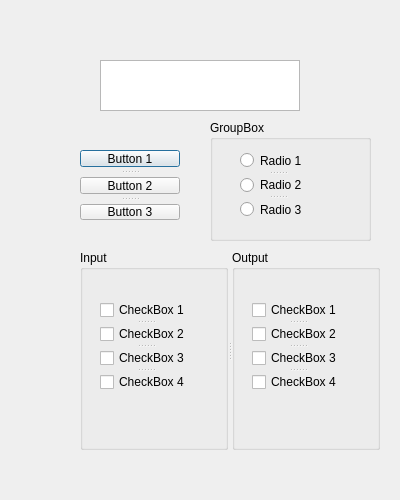
<?xml version="1.0" encoding="UTF-8"?>
<ui version="4.0">
 <class>Dialog</class>
 <widget class="QDialog" name="Dialog">
  <property name="geometry">
   <rect>
    <x>0</x>
    <y>0</y>
    <width>400</width>
    <height>500</height>
   </rect>
  </property>
  <property name="windowTitle">
   <string>Dialog</string>
  </property>
  <widget class="QTextEdit" name="textEdit">
   <property name="enabled">
    <bool>true</bool>
   </property>
   <property name="geometry">
    <rect>
     <x>100</x>
     <y>60</y>
     <width>200</width>
     <height>51</height>
    </rect>
   </property>
   <property name="html">
    <string>&lt;!DOCTYPE HTML PUBLIC &quot;-//W3C//DTD HTML 4.0//EN&quot; &quot;http://www.w3.org/TR/REC-html40/strict.dtd&quot;&gt;
&lt;html&gt;&lt;head&gt;&lt;meta name=&quot;qrichtext&quot; content=&quot;1&quot; /&gt;&lt;style type=&quot;text/css&quot;&gt;
p, li { white-space: pre-wrap; }
&lt;/style&gt;&lt;/head&gt;&lt;body style=&quot; font-family:'Ubuntu'; font-size:11pt; font-weight:400; font-style:normal;&quot;&gt;
&lt;p align=&quot;center&quot; style=&quot;-qt-paragraph-type:empty; margin-top:0px; margin-bottom:0px; margin-left:0px; margin-right:0px; -qt-block-indent:0; text-indent:0px;&quot;&gt;&lt;br /&gt;&lt;/p&gt;&lt;/body&gt;&lt;/html&gt;</string>
   </property>
  </widget>
  <widget class="QGroupBox" name="groupBox">
   <property name="geometry">
    <rect>
     <x>210</x>
     <y>120</y>
     <width>161</width>
     <height>121</height>
    </rect>
   </property>
   <property name="title">
    <string>GroupBox</string>
   </property>
   <widget class="QSplitter" name="splitter_5">
    <property name="geometry">
     <rect>
      <x>30</x>
      <y>30</y>
      <width>76</width>
      <height>70</height>
     </rect>
    </property>
    <property name="orientation">
     <enum>Qt::Vertical</enum>
    </property>
    <widget class="QRadioButton" name="radio_1">
     <property name="text">
      <string>Radio 1</string>
     </property>
    </widget>
    <widget class="QRadioButton" name="radio_2">
     <property name="text">
      <string>Radio 2</string>
     </property>
    </widget>
    <widget class="QRadioButton" name="radio_3">
     <property name="text">
      <string>Radio 3</string>
     </property>
    </widget>
   </widget>
  </widget>
  <widget class="QSplitter" name="splitter">
   <property name="geometry">
    <rect>
     <x>80</x>
     <y>150</y>
     <width>100</width>
     <height>70</height>
    </rect>
   </property>
   <property name="sizePolicy">
    <sizepolicy hsizetype="Preferred" vsizetype="Expanding">
     <horstretch>0</horstretch>
     <verstretch>0</verstretch>
    </sizepolicy>
   </property>
   <property name="lineWidth">
    <number>1</number>
   </property>
   <property name="orientation">
    <enum>Qt::Vertical</enum>
   </property>
   <property name="handleWidth">
    <number>10</number>
   </property>
   <widget class="QPushButton" name="pushButton_1">
    <property name="text">
     <string>Button 1</string>
    </property>
   </widget>
   <widget class="QPushButton" name="pushButton_2">
    <property name="text">
     <string>Button 2</string>
    </property>
   </widget>
   <widget class="QPushButton" name="pushButton_3">
    <property name="text">
     <string>Button 3</string>
    </property>
   </widget>
  </widget>
  <widget class="QSplitter" name="splitter_2">
   <property name="geometry">
    <rect>
     <x>80</x>
     <y>250</y>
     <width>300</width>
     <height>200</height>
    </rect>
   </property>
   <property name="orientation">
    <enum>Qt::Horizontal</enum>
   </property>
   <widget class="QGroupBox" name="groupBox_2">
    <property name="title">
     <string>Input</string>
    </property>
    <widget class="QSplitter" name="splitter_3">
     <property name="geometry">
      <rect>
       <x>20</x>
       <y>50</y>
       <width>92</width>
       <height>92</height>
      </rect>
     </property>
     <property name="orientation">
      <enum>Qt::Vertical</enum>
     </property>
     <widget class="QCheckBox" name="checkBox_1">
      <property name="text">
       <string>CheckBox 1</string>
      </property>
     </widget>
     <widget class="QCheckBox" name="checkBox_2">
      <property name="text">
       <string>CheckBox 2</string>
      </property>
     </widget>
     <widget class="QCheckBox" name="checkBox_3">
      <property name="text">
       <string>CheckBox 3</string>
      </property>
     </widget>
     <widget class="QCheckBox" name="checkBox_4">
      <property name="text">
       <string>CheckBox 4</string>
      </property>
     </widget>
    </widget>
   </widget>
   <widget class="QGroupBox" name="groupBox_4">
    <property name="title">
     <string>Output</string>
    </property>
    <widget class="QSplitter" name="splitter_4">
     <property name="geometry">
      <rect>
       <x>20</x>
       <y>50</y>
       <width>92</width>
       <height>92</height>
      </rect>
     </property>
     <property name="orientation">
      <enum>Qt::Vertical</enum>
     </property>
     <widget class="QCheckBox" name="checkBox_5">
      <property name="text">
       <string>CheckBox 1</string>
      </property>
     </widget>
     <widget class="QCheckBox" name="checkBox_6">
      <property name="text">
       <string>CheckBox 2</string>
      </property>
     </widget>
     <widget class="QCheckBox" name="checkBox_7">
      <property name="text">
       <string>CheckBox 3</string>
      </property>
     </widget>
     <widget class="QCheckBox" name="checkBox_8">
      <property name="text">
       <string>CheckBox 4</string>
      </property>
     </widget>
    </widget>
   </widget>
  </widget>
 </widget>
 <resources/>
 <connections/>
</ui>
